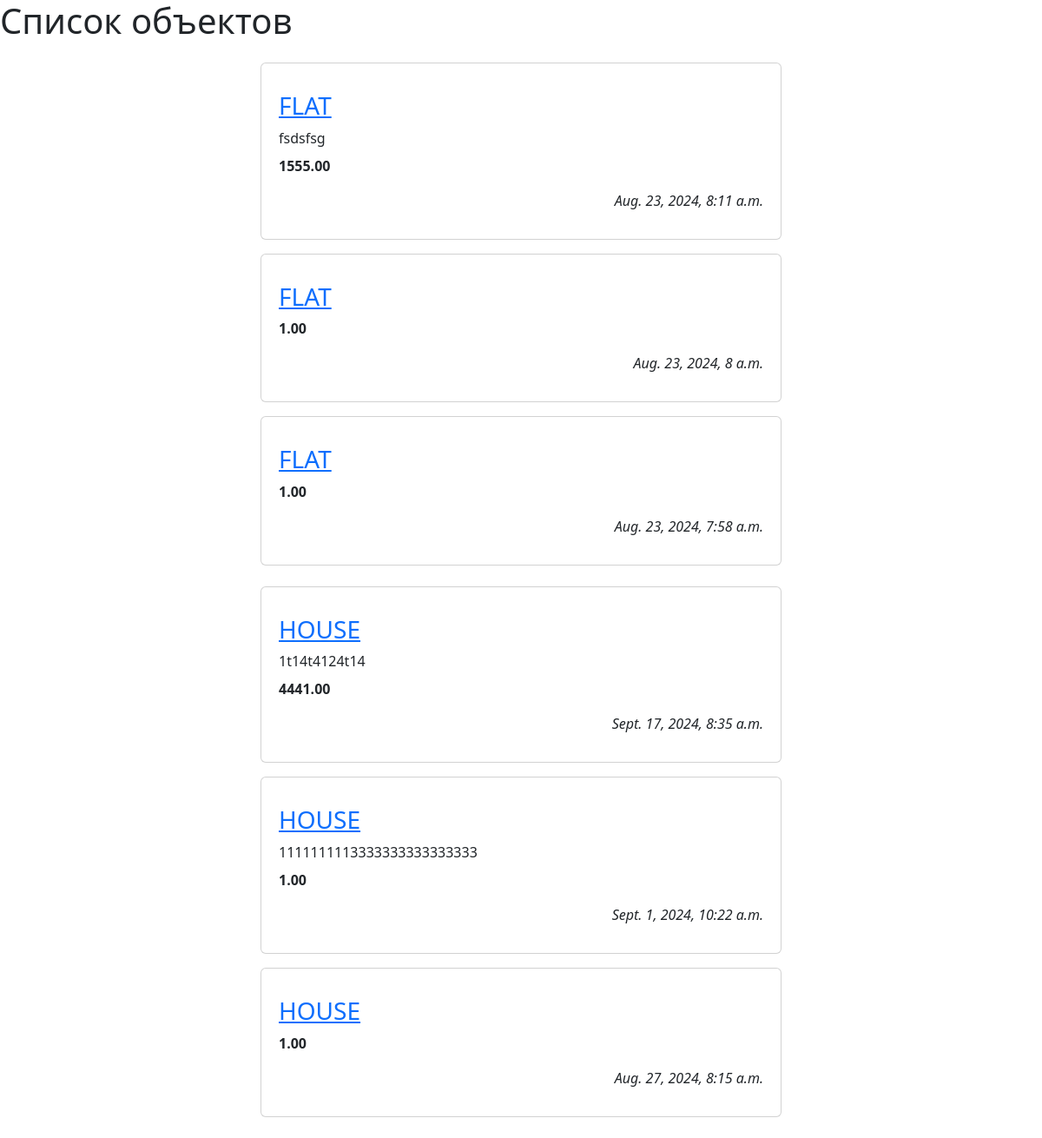
The page /real_estate/ (signed in) on the database its author committed.
### estate/models/flat.py (models this page shows, shortened)
class Flat(RealEstate):
    def __init__(self, *args, **kwargs):
        super(Flat,self).__init__(*args, **kwargs)
    floor = models.IntegerField(default=1)
    number_of_storeys = models.IntegerField(default=1)
    type = models.CharField(choices=TypeFlat, default=TypeFlat.FLAT, max_length=15)
    rooms = models.IntegerField(default=1)
    class Meta:
        verbose_name = 'Кварира'
        verbose_name_plural = 'Квартиры'
        ordering = ['-created_at']

### estate/models/real_estate.py (models this page shows)
class RealEstate(models.Model):
    author = models.ForeignKey(User, on_delete=models.CASCADE, related_name='real_estates')
    id_object = models.CharField(max_length=100)
    description = models.TextField(max_length=5000, blank=True, null=True)
    site_link = models.CharField(max_length=255)
    created_at = models.DateTimeField(auto_now_add=True)
    square = models.FloatField(default=1.0)
    price = models.DecimalField(default=1.00, max_digits=10, decimal_places=2)
    district = models.ForeignKey('District', on_delete=models.DO_NOTHING, related_name='real_estates', default=1)
    number_address_building = models.CharField(max_length=5, default=1)
    number_address_appart = models.CharField(max_length=5, default=1)
    city = models.ForeignKey('City', on_delete=models.DO_NOTHING, related_name='real_estates', default=1)
    street = models.ForeignKey('Street', on_delete=models.DO_NOTHING, related_name='real_eatates', default=1)

### estate/models/house.py (models this page shows, shortened)
class House(RealEstate):
    def __init__(self, *args, **kwargs):
        super(House,self).__init__(*args, **kwargs)
    area = models.FloatField()
    type = models.CharField(choices=TypeHouse, default=TypeHouse.HOUSE, max_length=15)
    rooms = models.IntegerField(default=1)
    class Meta:
        verbose_name = 'Дом'
        verbose_name_plural = 'Дома'
        ordering = ['-created_at']

### real_estate/controllers/real_estates.py (the view)
# urls.py: path('', real_estates.RealEstateListView.as_view(), name="list_real_estates"),
class RealEstateListView(View):
    def get(self, request):
        context = {
            'flats': RealEstateService(FlatRepository()).list_objects()[:3],#Flat.objects.all(),
            'houses': RealEstateService(HouseRepository()).list_objects()[:3]#House.objects.all()
        }
        return render(request, 'real_estate/list_real_estates.html', context=context)

### real_estate/real_estate_service.py (called while the page is built)
    def list_objects(self):
        return self.repository.list_objects()

### real_estate/repository.py (called while the page is built)
    def list_objects(self):
        return self.model.objects.all()

    def list_objects(self):
        return self.model.objects.all()

### templates/real_estate/list_real_estates.html (shortened to what this page needs)
{% extends "base.html" %}
{% block content %}
{% if user.is_authenticated %}
  <h1>Список объектов</h1>
  {% if flats %}
      <div class="vstack gap-3 my-4 justify-content-center align-items-center" >
          {% for flat in flats %}
              <div class="card"  style="width:50%">
                  <div class="row p-3">
                      <div class="col-md-10 card-body">
                          <h3 class="card-title"><a href="{% url 'detail_flat_for_all' pk=flat.id %}">
                          {{ flat.type}}</a></h3>
                      <div class="card-text mb-2">{{ flat.description }}</div>
                          <p class="card-text fw-bold">{{ flat.price }}</p>
                          <p class="card-text text-end fst-italic">
                          {{ flat.created_at }}</p>
                      </div>
                  </div>
              </div>
          {% endfor %}
      </div>
  {% endif %}
  {% if houses %}
      <div class="vstack gap-3 my-4 justify-content-center align-items-center" >
          {% for house in houses %}
              <div class="card"  style="width:50%">
                  <div class="row p-3">
                      <div class="col-md-10 card-body">
                          <h3 class="card-title"><a href="{% url 'detail_house_for_all' pk=house.id %}">
                          {{ house.type}}</a></h3>
                      <div class="card-text mb-2">{{ house.description }}</div>
                          <p class="card-text fw-bold">{{ house.price }}</p>
                          <p class="card-text text-end fst-italic">
                          {{ house.created_at }}</p>
                      </div>
                  </div>
              </div>
          {% endfor %}
      </div>
  {% endif %}
{% else %}
  <p>You are not logged in</p>
  <a href="{% url 'login' %}">Log In</a> |
  <a href="{% url 'register' %}">Sign Up</a>
{% endif %}
{% endblock %}

### rows shown on the page
Flat: type "FLAT", description "fsdsfsg", price "1555.00", created_at "Aug. 23, 2024, 8:11 a.m."
Flat: type "FLAT", price "1.00", created_at "Aug. 23, 2024, 8 a.m."
Flat: type "FLAT", price "1.00", created_at "Aug. 23, 2024, 7:58 a.m."
House: type "HOUSE", description "1t14t4124t14", price "4441.00", created_at "Sept. 17, 2024, 8:35 a.m."
House: type "HOUSE", description "1111111113333333333333333", price "1.00", created_at "Sept. 1, 2024, 10:22 a.m."
House: type "HOUSE", price "1.00", created_at "Aug. 27, 2024, 8:15 a.m."
